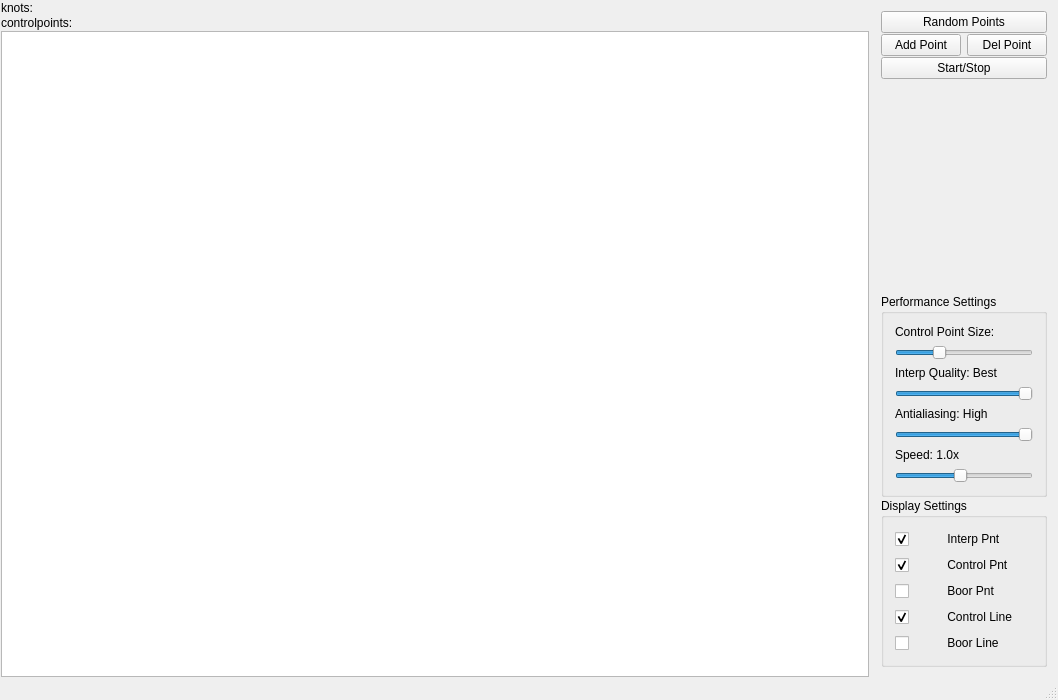
<?xml version="1.0" encoding="UTF-8"?>
<ui version="4.0">
 <class>MainWindow</class>
 <widget class="QMainWindow" name="MainWindow">
  <property name="geometry">
   <rect>
    <x>0</x>
    <y>0</y>
    <width>1058</width>
    <height>700</height>
   </rect>
  </property>
  <property name="minimumSize">
   <size>
    <width>700</width>
    <height>700</height>
   </size>
  </property>
  <property name="windowTitle">
   <string>B-spline animation</string>
  </property>
  <widget class="QWidget" name="centralWidget">
   <layout class="QHBoxLayout" name="horizontalLayout">
    <property name="spacing">
     <number>0</number>
    </property>
    <property name="leftMargin">
     <number>0</number>
    </property>
    <property name="topMargin">
     <number>0</number>
    </property>
    <property name="rightMargin">
     <number>0</number>
    </property>
    <property name="bottomMargin">
     <number>0</number>
    </property>
    <item>
     <widget class="QStackedWidget" name="showCenter">
      <property name="frameShape">
       <enum>QFrame::NoFrame</enum>
      </property>
      <widget class="QWidget" name="Page1" native="true">
       <layout class="QVBoxLayout" name="verticalLayout_7">
        <property name="spacing">
         <number>1</number>
        </property>
        <property name="leftMargin">
         <number>1</number>
        </property>
        <property name="topMargin">
         <number>1</number>
        </property>
        <property name="rightMargin">
         <number>1</number>
        </property>
        <property name="bottomMargin">
         <number>1</number>
        </property>
        <item>
         <widget class="QLabel" name="knots">
          <property name="text">
           <string>knots:</string>
          </property>
         </widget>
        </item>
        <item>
         <widget class="QLabel" name="controlpoints">
          <property name="frameShape">
           <enum>QFrame::NoFrame</enum>
          </property>
          <property name="text">
           <string>controlpoints:</string>
          </property>
         </widget>
        </item>
        <item>
         <widget class="QGraphicsView" name="graphicsView">
          <property name="minimumSize">
           <size>
            <width>500</width>
            <height>500</height>
           </size>
          </property>
          <property name="verticalScrollBarPolicy">
           <enum>Qt::ScrollBarAsNeeded</enum>
          </property>
          <property name="horizontalScrollBarPolicy">
           <enum>Qt::ScrollBarAsNeeded</enum>
          </property>
          <property name="interactive">
           <bool>true</bool>
          </property>
          <property name="renderHints">
           <set>QPainter::Antialiasing|QPainter::HighQualityAntialiasing</set>
          </property>
         </widget>
        </item>
       </layout>
      </widget>
     </widget>
    </item>
    <item>
     <widget class="QFrame" name="setWidget">
      <property name="frameShape">
       <enum>QFrame::NoFrame</enum>
      </property>
      <layout class="QVBoxLayout" name="verticalLayout_4">
       <property name="spacing">
        <number>1</number>
       </property>
       <item>
        <widget class="QPushButton" name="startStopButton">
         <property name="sizePolicy">
          <sizepolicy hsizetype="Minimum" vsizetype="Minimum">
           <horstretch>0</horstretch>
           <verstretch>0</verstretch>
          </sizepolicy>
         </property>
         <property name="text">
          <string>Random Points</string>
         </property>
        </widget>
       </item>
       <item>
        <layout class="QHBoxLayout" name="horizontalLayout_3">
         <item>
          <widget class="QPushButton" name="AddPointButton">
           <property name="sizePolicy">
            <sizepolicy hsizetype="Minimum" vsizetype="Minimum">
             <horstretch>0</horstretch>
             <verstretch>0</verstretch>
            </sizepolicy>
           </property>
           <property name="text">
            <string>Add Point</string>
           </property>
          </widget>
         </item>
         <item>
          <widget class="QPushButton" name="DelPointButton">
           <property name="sizePolicy">
            <sizepolicy hsizetype="Minimum" vsizetype="Minimum">
             <horstretch>0</horstretch>
             <verstretch>0</verstretch>
            </sizepolicy>
           </property>
           <property name="text">
            <string>Del Point</string>
           </property>
          </widget>
         </item>
        </layout>
       </item>
       <item>
        <widget class="QPushButton" name="RandomButton">
         <property name="sizePolicy">
          <sizepolicy hsizetype="Minimum" vsizetype="Minimum">
           <horstretch>0</horstretch>
           <verstretch>0</verstretch>
          </sizepolicy>
         </property>
         <property name="text">
          <string>Start/Stop</string>
         </property>
        </widget>
       </item>
       <item>
        <spacer name="verticalSpacer">
         <property name="orientation">
          <enum>Qt::Vertical</enum>
         </property>
         <property name="sizeHint" stdset="0">
          <size>
           <width>20</width>
           <height>40</height>
          </size>
         </property>
        </spacer>
       </item>
       <item>
        <widget class="QGroupBox" name="groupBox_3">
         <property name="title">
          <string>Performance Settings</string>
         </property>
         <layout class="QVBoxLayout" name="verticalLayout_3">
          <item>
           <widget class="QLabel" name="controlPtSizeLabel">
            <property name="text">
             <string>Control Point Size:</string>
            </property>
           </widget>
          </item>
          <item>
           <widget class="QSlider" name="controlPtSlider">
            <property name="sizePolicy">
             <sizepolicy hsizetype="Minimum" vsizetype="Fixed">
              <horstretch>0</horstretch>
              <verstretch>0</verstretch>
             </sizepolicy>
            </property>
            <property name="minimum">
             <number>1</number>
            </property>
            <property name="maximum">
             <number>80</number>
            </property>
            <property name="singleStep">
             <number>1</number>
            </property>
            <property name="pageStep">
             <number>10</number>
            </property>
            <property name="value">
             <number>25</number>
            </property>
            <property name="orientation">
             <enum>Qt::Horizontal</enum>
            </property>
            <property name="invertedControls">
             <bool>false</bool>
            </property>
           </widget>
          </item>
          <item>
           <widget class="QLabel" name="QualityLabel">
            <property name="text">
             <string>Interp Quality: Best</string>
            </property>
           </widget>
          </item>
          <item>
           <widget class="QSlider" name="horizontalSlider">
            <property name="sizePolicy">
             <sizepolicy hsizetype="Minimum" vsizetype="Fixed">
              <horstretch>0</horstretch>
              <verstretch>0</verstretch>
             </sizepolicy>
            </property>
            <property name="maximum">
             <number>100</number>
            </property>
            <property name="value">
             <number>100</number>
            </property>
            <property name="orientation">
             <enum>Qt::Horizontal</enum>
            </property>
           </widget>
          </item>
          <item>
           <widget class="QLabel" name="AntialiasingLabel">
            <property name="text">
             <string>Antialiasing: High</string>
            </property>
           </widget>
          </item>
          <item>
           <widget class="QSlider" name="AntialiasingSlider">
            <property name="sizePolicy">
             <sizepolicy hsizetype="Minimum" vsizetype="Fixed">
              <horstretch>0</horstretch>
              <verstretch>0</verstretch>
             </sizepolicy>
            </property>
            <property name="maximum">
             <number>2</number>
            </property>
            <property name="value">
             <number>2</number>
            </property>
            <property name="orientation">
             <enum>Qt::Horizontal</enum>
            </property>
           </widget>
          </item>
          <item>
           <widget class="QLabel" name="SpeedLabel">
            <property name="text">
             <string>Speed: 1.0x</string>
            </property>
           </widget>
          </item>
          <item>
           <widget class="QSlider" name="SpeedSlider">
            <property name="sizePolicy">
             <sizepolicy hsizetype="Minimum" vsizetype="Fixed">
              <horstretch>0</horstretch>
              <verstretch>0</verstretch>
             </sizepolicy>
            </property>
            <property name="minimum">
             <number>1</number>
            </property>
            <property name="maximum">
             <number>20</number>
            </property>
            <property name="value">
             <number>10</number>
            </property>
            <property name="orientation">
             <enum>Qt::Horizontal</enum>
            </property>
           </widget>
          </item>
         </layout>
        </widget>
       </item>
       <item>
        <widget class="QGroupBox" name="groupBox">
         <property name="sizePolicy">
          <sizepolicy hsizetype="Minimum" vsizetype="Minimum">
           <horstretch>0</horstretch>
           <verstretch>0</verstretch>
          </sizepolicy>
         </property>
         <property name="title">
          <string>Display Settings</string>
         </property>
         <layout class="QVBoxLayout" name="verticalLayout">
          <item>
           <widget class="QCheckBox" name="checkBox">
            <property name="sizePolicy">
             <sizepolicy hsizetype="Minimum" vsizetype="Fixed">
              <horstretch>0</horstretch>
              <verstretch>0</verstretch>
             </sizepolicy>
            </property>
            <property name="text">
             <string>          Interp Pnt</string>
            </property>
            <property name="checked">
             <bool>true</bool>
            </property>
            <property name="tristate">
             <bool>false</bool>
            </property>
           </widget>
          </item>
          <item>
           <widget class="QCheckBox" name="checkBox_2">
            <property name="text">
             <string>          Control Pnt</string>
            </property>
            <property name="checked">
             <bool>true</bool>
            </property>
           </widget>
          </item>
          <item>
           <widget class="QCheckBox" name="checkBox_3">
            <property name="text">
             <string>          Boor Pnt</string>
            </property>
            <property name="checked">
             <bool>false</bool>
            </property>
           </widget>
          </item>
          <item>
           <widget class="QCheckBox" name="checkBox_4">
            <property name="text">
             <string>          Control Line</string>
            </property>
            <property name="checked">
             <bool>true</bool>
            </property>
           </widget>
          </item>
          <item>
           <widget class="QCheckBox" name="checkBox_5">
            <property name="text">
             <string>          Boor Line</string>
            </property>
            <property name="checked">
             <bool>false</bool>
            </property>
           </widget>
          </item>
         </layout>
        </widget>
       </item>
      </layout>
     </widget>
    </item>
   </layout>
  </widget>
  <widget class="QStatusBar" name="statusBar"/>
 </widget>
 <layoutdefault spacing="6" margin="11"/>
 <resources/>
 <connections/>
</ui>
